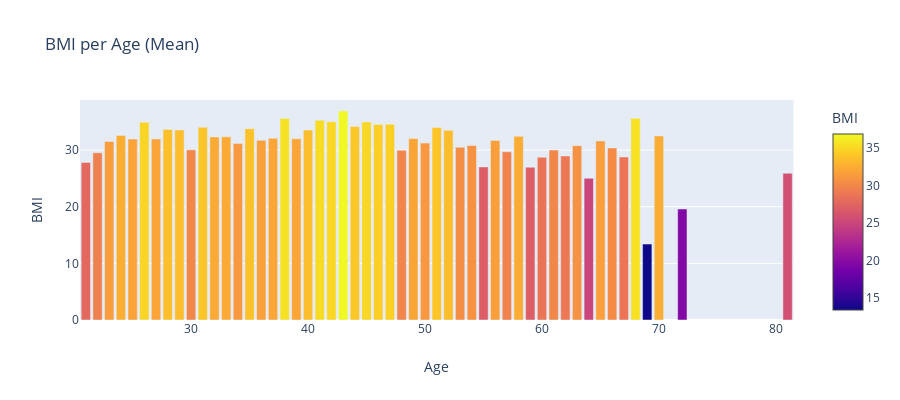

The notebook cell this image was saved under:
### Code cell
age_groupby_bmi = df.groupby(['Age']).BMI.mean().reset_index()
age_groupby_bmi = age_groupby_bmi.sort_values(by='Age')

fig = px.bar(age_groupby_bmi, 
             x='Age', 
             y='BMI', 
             title='BMI per Age (Mean)',
             hover_data=['Age', 'BMI'], 
             color='BMI', 
             height=400)
fig.show()

### Figure 1 — Plotly figure (JSON) as saved in the notebook; plotly's stock layout.template omitted (floating-point values rounded to 4 significant figures)
{"data": [{"alignmentgroup": "True", "customdata": [[21, 27.82], [22, 29.51], [23, 31.5], [24, 32.57], [25, 31.94], [26, 34.92], [27, 31.95], [28, 33.64], [29, 33.54], [30, 30.03], [31, 34.02], [32, 32.32], [33, 32.34], [34, 31.16], [35, 33.78], [36, 31.72], [37, 32.08], [38, 35.57], [39, 31.98], [40, 33.54], [41, 35.26], [42, 34.98], [43, 36.89], [44, 34.16], [45, 34.96], [46, 34.52], [47, 34.57], [48, 29.98], [49, 32.02], [50, 31.22], [51, 33.98], [52, 33.48], [53, 30.5], [54, 30.8], [55, 27.02], [56, 31.7], [57, 29.7], [58, 32.43], [59, 26.97], [60, 28.74], [61, 30], [62, 28.95], [63, 30.77], [64, 25], [65, 31.6], [66, 30.38], [67, 28.77], [68, 35.6], [69, 13.4], [70, 32.5], [72, 19.6], [81, 25.9]], "hoverlabel": {"namelength": 0}, "hovertemplate": "Age=%{customdata[0]}<br>BMI=%{marker.color}", "legendgroup": "", "marker": {"color": [27.82, 29.51, 31.5, 32.57, 31.94, 34.92, 31.95, 33.64, 33.54, 30.03, 34.02, 32.32, 32.34, 31.16, 33.78, 31.72, 32.08, 35.57, 31.98, 33.54, 35.26, 34.98, 36.89, 34.16, 34.96, 34.52, 34.57, 29.98, 32.02, 31.22, 33.98, 33.48, 30.5, 30.8, 27.02, 31.7, 29.7, 32.43, 26.97, 28.74, 30, 28.95, 30.77, 25, 31.6, 30.38, 28.77, 35.6, 13.4, 32.5, 19.6, 25.9], "coloraxis": "coloraxis"}, "name": "", "offsetgroup": "", "orientation": "v", "showlegend": false, "textposition": "auto", "type": "bar", "x": [21, 22, 23, 24, 25, 26, 27, 28, 29, 30, 31, 32, 33, 34, 35, 36, 37, 38, 39, 40, 41, 42, 43, 44, 45, 46, 47, 48, 49, 50, 51, 52, 53, 54, 55, 56, 57, 58, 59, 60, 61, 62, 63, 64, 65, 66, 67, 68, 69, 70, 72, 81], "xaxis": "x", "y": [27.82, 29.51, 31.5, 32.57, 31.94, 34.92, 31.95, 33.64, 33.54, 30.03, 34.02, 32.32, 32.34, 31.16, 33.78, 31.72, 32.08, 35.57, 31.98, 33.54, 35.26, 34.98, 36.89, 34.16, 34.96, 34.52, 34.57, 29.98, 32.02, 31.22, 33.98, 33.48, 30.5, 30.8, 27.02, 31.7, 29.7, 32.43, 26.97, 28.74, 30, 28.95, 30.77, 25, 31.6, 30.38, 28.77, 35.6, 13.4, 32.5, 19.6, 25.9], "yaxis": "y"}], "layout": {"barmode": "relative", "coloraxis": {"colorbar": {"title": {"text": "BMI"}}, "colorscale": [[0, "#0d0887"], [0.1111, "#46039f"], [0.2222, "#7201a8"], [0.3333, "#9c179e"], [0.4444, "#bd3786"], [0.5556, "#d8576b"], [0.6667, "#ed7953"], [0.7778, "#fb9f3a"], [0.8889, "#fdca26"], [1, "#f0f921"]]}, "height": 400, "legend": {"tracegroupgap": 0}, "title": {"text": "BMI per Age (Mean)"}, "xaxis": {"anchor": "y", "domain": [0, 0.98], "title": {"text": "Age"}}, "yaxis": {"anchor": "x", "domain": [0, 1], "title": {"text": "BMI"}}}}
